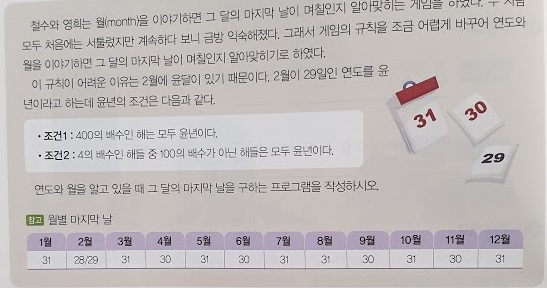
#> input picture assets/images/month.jpg, 547 x 288 px
$ python -i build_image_bounds.py   (imports and definitions only)
#> lines starting #> are read from the running program, lines starting #| are printed output that depends on the picture; after the words box and inside, x2 and y2 are one past the last pixel; in counts of white or black regions, pixels touching at a corner belong together
#> further down, picture is the input picture: PIL image 547x288 RGB; mean R, G, B 192.4, 187.6, 186.9
"""Measure foreground bounds without modifying any source pixels or assets."""
import base64
import hashlib
import io
import json
from pathlib import Path
from PIL import Image, ImageChops

def foreground(image):
    red,green,blue=image.convert('RGB').split()
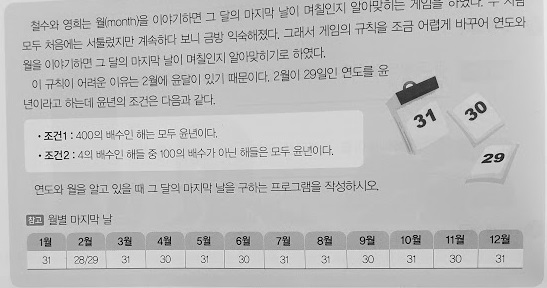
#> green: PIL image 547x288 L; min 0, max 253, mean 187.6
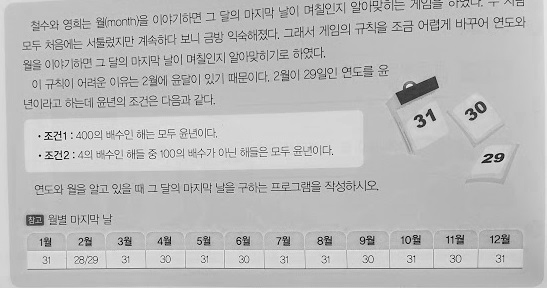
#> blue: PIL image 547x288 L; min 0, max 255, mean 186.9
    darkest=ImageChops.darker(ImageChops.darker(red,green),blue)
    return darkest.point(lambda value:255 if value<245 else 0)
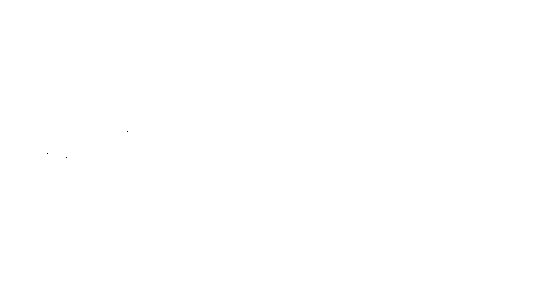
#> returned value: PIL image 547x288 L; 100% white; black in thin lines or dots, all inside (x1, y1, x2, y2) = (47, 131, 128, 158)

def detect_bounds(image, padding=6):
    box=foreground(image).getbbox()
    if not box:return (0,0,image.width,image.height)
    left,top,right,bottom=box
    return (max(0,left-padding),max(0,top-padding),min(image.width,right+padding),min(image.height,bottom+padding))

def build(root):
    archive=json.loads((root/'data/archive.json').read_text(encoding='utf-8'))
    bundles={}
    items={}
    for question in archive['questions']:
        bundle=question.get('imageBundle')
        if bundle:
            if bundle not in bundles:bundles[bundle]=json.loads((root/bundle).read_text(encoding='utf-8'))
            raw=base64.b64decode(bundles[bundle]['images'][question['id']])
        else:
            raw=(root/question['image']).read_bytes()
        image=Image.open(io.BytesIO(raw)).convert('RGB')
        left,top,right,bottom=detect_bounds(image)
        # Verify every detected foreground pixel remains inside the display bounds.
        actual=foreground(image).getbbox()
        if actual and not(left<=actual[0] and top<=actual[1] and right>=actual[2] and bottom>=actual[3]):
            raise ValueError(f"foreground clipped: {question['id']}")
        items[question['id']]={'width':image.width,'height':image.height,'left':left,'top':top,'contentWidth':right-left,'contentHeight':bottom-top,'sha256':hashlib.sha256(raw).hexdigest()}
    output={'schemaVersion':1,'method':'all pixels with any RGB channel below 245, plus 6px safety padding','sourceImagesPreserved':True,'coverage':len(items),'items':items}
    (root/'data/image-bounds.json').write_text(json.dumps(output,ensure_ascii=False,separators=(',',':'))+'\n',encoding='utf-8')
    print(f"Validated foreground preservation for {len(items)} source images")
    for item in ['2021','2701']:
        print(item,items[item])

# [1 line not run here, left out]

>>> from PIL import Image
>>> picture = Image.open('../../assets/images/month.jpg')
>>> result = foreground(picture)

$ run again, on assets/images/saju.jpg
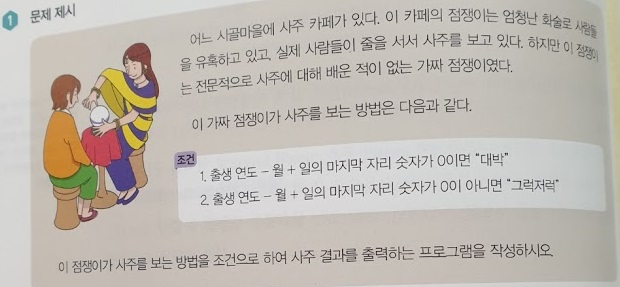
#> input picture assets/images/saju.jpg, 620 x 287 px
#> picture is the input picture: PIL image 620x287 RGB; mean R, G, B 191.5, 185.4, 177.7
#> in foreground, `red,green,blue=image.convert('RGB').split()`:
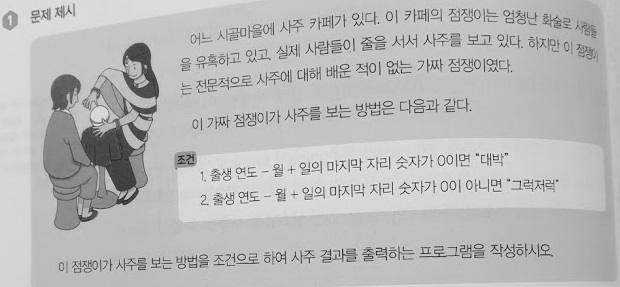
#> green: PIL image 620x287 L; min 4, max 250, mean 185.4
#> in foreground, `red,green,blue=image.convert('RGB').split()`:
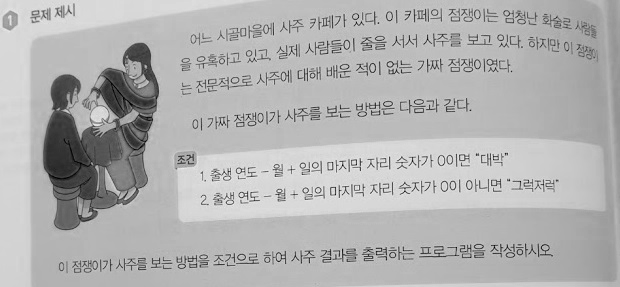
#> blue: PIL image 620x287 L; min 0, max 250, mean 177.7
